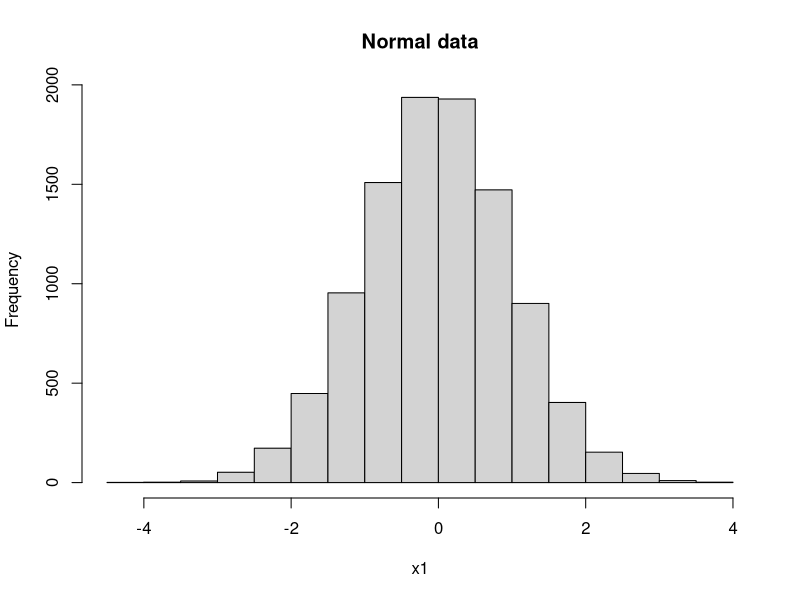
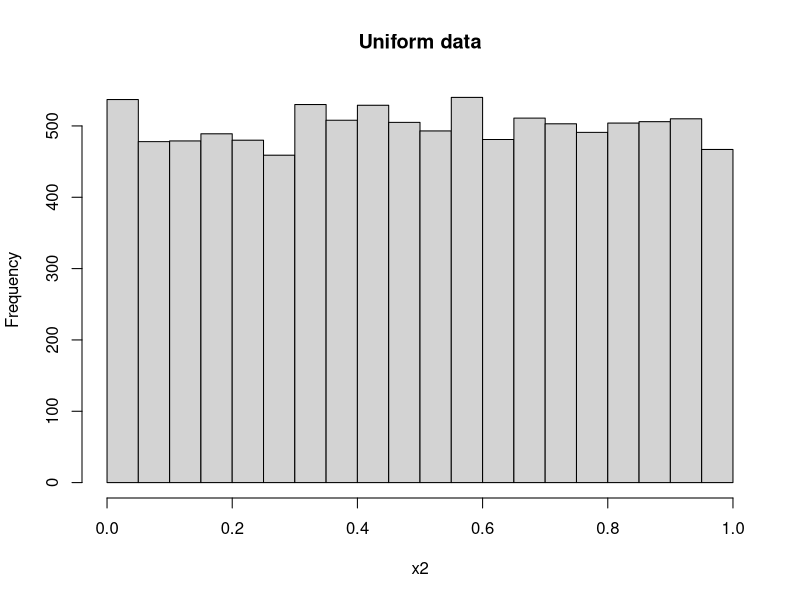
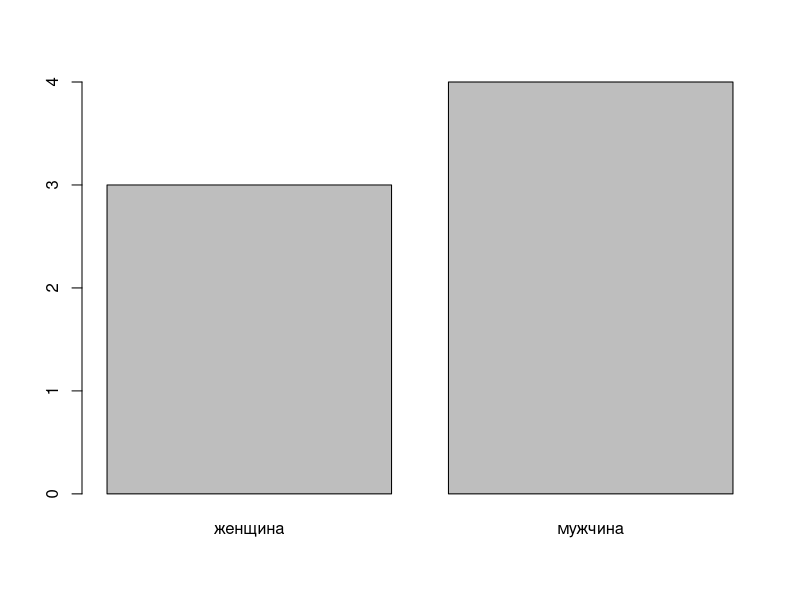
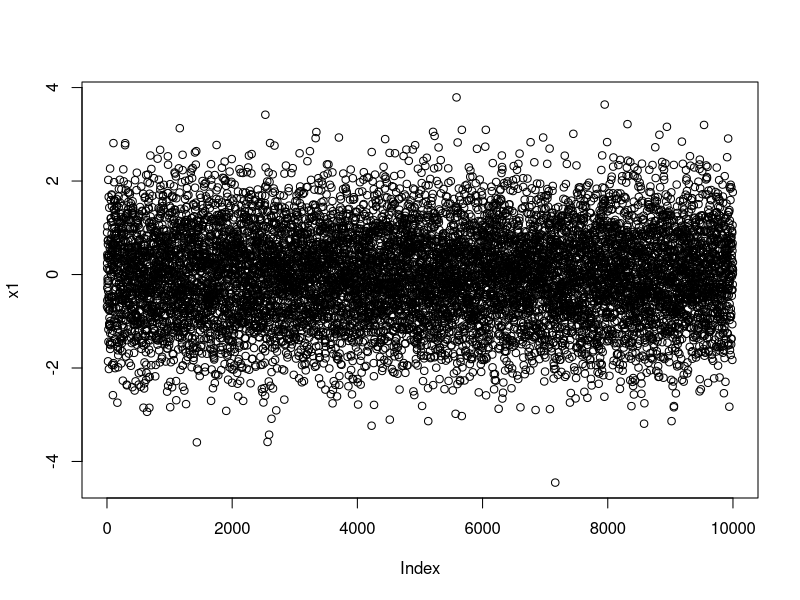
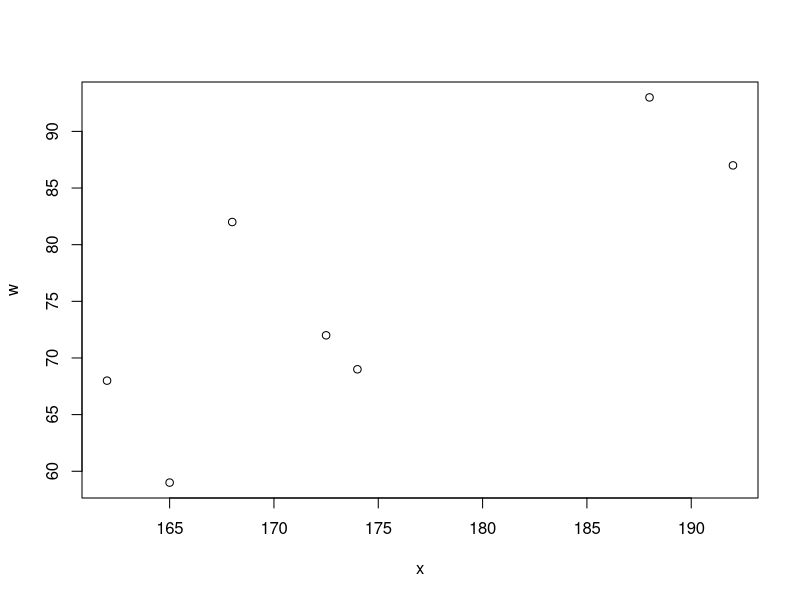
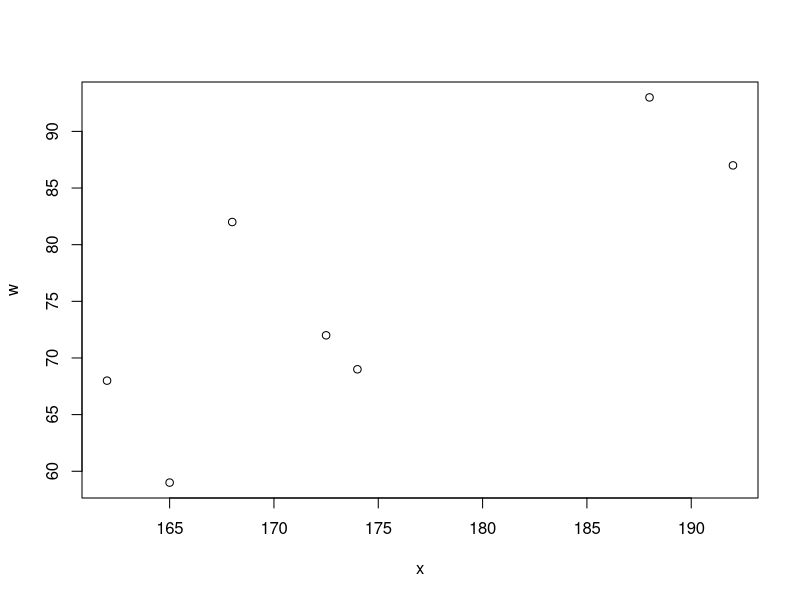
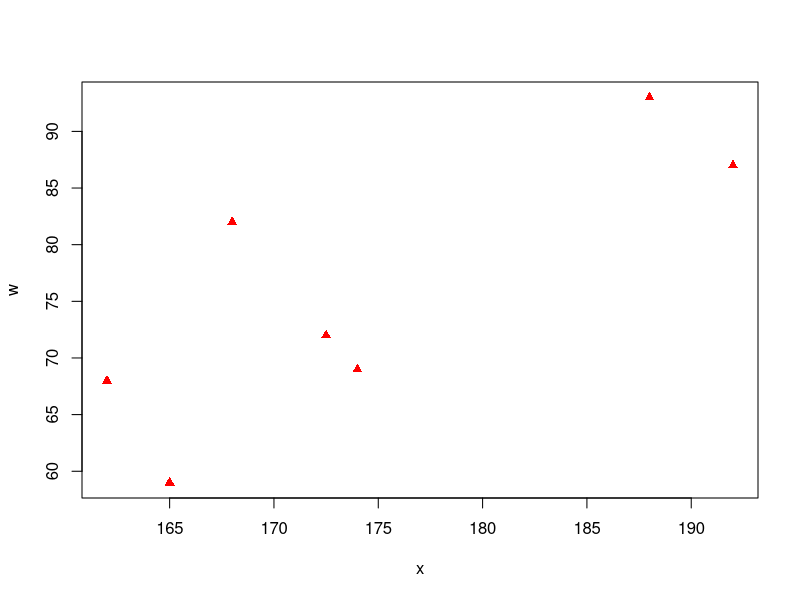
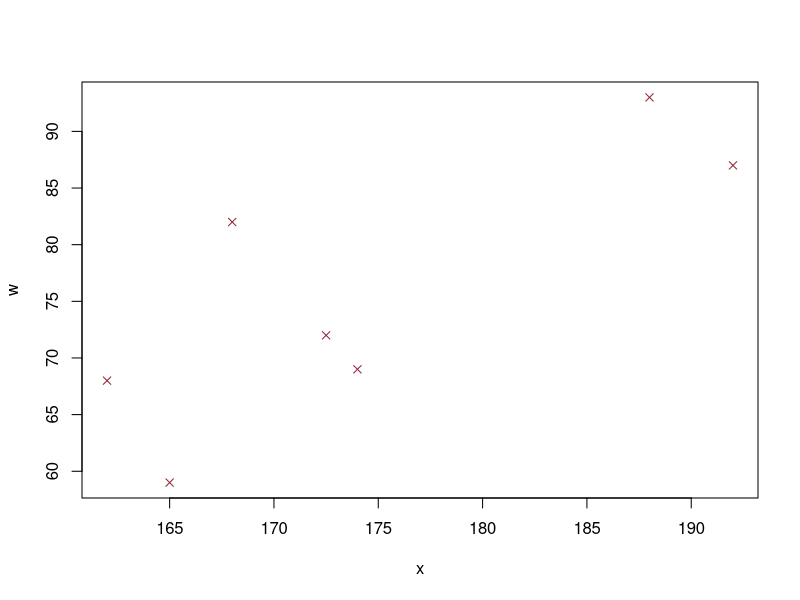

Reproduce these figures in R, in order.
#############################################################
#                                                           #
#                      Типы данных в R                      #
#                                                           #
#############################################################


###### НЕПРЕРЫВНЫЕ ДАННЫЕ ######


## В R все даннные представлют в виде векторов (даже при работе с табличными данными,
## к конкретным столбцам, строкам или элементам таблицы мы обращаемся как к векторам)

# Создадим два вектора: x и w, в которые запишем какое-то количество чисел, в данном случае 7
#
# Общая схема создания переменной:
#
#     переменная <- что-либо, 
#     
#  где "<-" - оператор присвоения

x <- c(174, 162, 188, 192, 165, 168, 172.5)

w <- c(69, 68, 93, 87, 59, 82, 72)

# Функция c() позволяет комбинировать отдельные элементы в вектор
# 
# Общий вид любой функции: функция(аргумент1 = значение, аргумент2 = значение...)
#
# Для получения справки о ЛЮБОЙ функции можно воспользоваться "?", например:

?c
?str
?is.numeric


# Правила для выбора названия для переменной:
#
#   1. Использовать латинские символы, цифры и точку (переменная не должна начинаться
#      с цифры) 
#   2. Помнить, что R чувствителен к регистру (X и x - разные символы -> разные переменные)
#   3. Не давать уже имеющиеся имена других переменных, функций и т.д. (только в случае, если
#      вы хотите переписать переменную)
#
# Также, стоит помнить, что результат выполнения любой функции можно (и нужно) записывать в
# в переменные, иначе результат выполнения функции будет просто выведен в консоли


# Проверим, что из себя представляет переменная x с помощью функции str()

str(x)

      # num [1:7] 174 162 188 192 165 ...

# Видим, что переменная x хранит в себе числовой (num) вектор длинной 7 ([1:7])

# Помимо функции str() ниже будет ряд функций, которые могут быть полезны (особенно
# при работе с циклами, но об этом не в этом занятии)

ls()            # Возвращает список уже имеющихся переменных 
min(x)          # Возвращается минимальное значение вектора
max(x)          # Возвращает максимальное значение вектора
is.numeric(x)   # Проверяет, является ли переменная (вектор) числовой
is.vector(x)    # Проверяет, является ли переменная вектором
is.character(x) # Проверяет, является ли переменная (вектор) буквенной


# Помимо ручного ввода данных можно воспользоваться генерацией чисел 

y <- 1:10  # Генерация вектора чисел от 1 до 10

y <- seq(from = 1, to = 10, by = 0.1) # Функция seq() создаст последовательность
                                      # чисел от 0 до 10 с шагом 0.1
                                      # Также, функцию можно использовать не явно
                                      # указывая параметры: seq(1, 10, 0.1)

y <- seq(100, 5, -5) # Для создания последовательности числе в порядке уменьшения
                     # параметр by должен быть отрицательным

# Помимо простых прогрессий R позволяет генерировать числа, подчиняющиеся тому
# или иному закону распределения. В частности, создадим переменную x1, в которую
# запишем 10000 чисел, подчиняющихся закону нормального распределения

x1 <- rnorm(10000)

# Также, создадим переменную x2, в которую запишем 10000 чисел, подчиняющихся 
# закону равномерного распределения

x2 <- runif(10000)

# На данном этапе обучения мы не будем говорить о различных способах и критериях
# проверки типа распределения, однако, в рамках знакомства с базовыми функциями R
# и с базовой графикой R следует упомянуть функцию hist(), которая будет отрисовывать
# гистограмму распределения данных. Гистограмма является самым простейшим и наименее 
# точным методом проверки типа распределения
# 
# Построим гистограммы векторов x1 и x2

hist(x1, main = 'Normal data')
hist(x2, main = 'Uniform data')

# Чтобы отрисовать два графика в одном поле можно воспользоваться функцией par()

par(mfrow=c(1,2))    # Два столбца, одна строка
par(mfrow=c(2,1))    # Две строки, один столбец

# После запуска функции par() нужно запустить функции hist() ещё раз
# Для возврата к обратным настройкам отрисовки графики выполните:

par(mfrow=c(1,1))


###### ШКАЛЬНЫЕ ДАННЫЕ ######


# Перепишем вектор y, записав в него какой-то случайный набор школьных оценок

y <- c(2,3,4,5,3,4,5,3,3,4,2)

# R будет считать, что он хранит в себе обычные числа (можно убедиться в этом
# воспользовавшись функцией str()), что неверно. Мы знаем, что этим числам предначертано
# быть шкалой, следовательно, числовой вектор нужно перевести в факторные:

y <- as.factor(y)  # также, рекомендую познакомиться с другими подобными функциями
                   # для перевода одного типа данных в другой, в частности:
                   #    as.numeric(), as.character(), as.vector() и т.д.

# Можно видеть, что переменная y стала факторной. Содержит в себе 4 уровня:
# "2", "3", "4" и "5". Для того, чтобы узнать это можно воспользоваться функцией str().

str(y)

# Также, для "вытаскивания" уровней из переменных, чтобы использовать их как параметры
# для других функций можно использовать функцию levels(). Чтобы получить список элементов,
# разделённых на уровни можно воспользоваться функцией as.numeric()

levels(y)
as.numeric(y)

# Помимо использования уже имеющихся в данных шкал, можно создавать собственные, 
# буквально разрезая, например, неприрывные данные на несколько честей.
# Для этого воспользуемся функцией cut()

xx <- cut(x, 3, labels = 1:3)  # Параметр labels использовался для того, чтобы переменная
                               # выглядела более "причёсанной". Чтобы понять, для чего это
                               # было сделано и как сделать по-другому, запустите '?cut'
                               #                                             (ковычки уберите)


###### КАТЕГОРИАЛЬНЫЕ ДАННЫЕ ######

# Создадим категориальную буквенную переменную длинной в 7 элементов

gender <- c('мужчина', "женщина",  # Буквенные переменные следует заключать в ковычки
            'мужчина', "женщина",  # иначе вместо нормального результата выполнения функции
            'мужчина', "женщина",  # c() R выдаст ошибку
            "мужчина")

# Для дальнейшего удобства любую категориальную переменную лучше сразу делать факторной

gender <- as.factor(gender)

###### БАЗОВАЯ ГРАФИКА ######

# Практически всю базовую графику в R можно выполнять с помощью функции plot().
# Обычно, эта функция довольно "умная" сама по себе и, в зависимости от того, какие
# данные вы зададите ей на отрисовку, она сама подберёт нужный тип графика.
# В частности, если запустить:

plot(gender)

# можно видеть, что у вас автоматически отрисуется столбчатая диаграмма (barplot)
# по количеству "мужчин" и "женщин" в переменной gender/
# Или же если запустить

plot(x1)

# то по оси X будет порядковый номер элемента в переменной x1, а по оси Y - его значение

# Отрисуем график, в котором по оси X - переменная x, по оси Y - переменная w

plot(x = x, y = w)  # Здесь некоторые параметры также можно указывать неявно:

plot(x, w)

# На данном точечном графике можно менять цвет точек, тип точек, названия осей и тд (см. ?plot)
# Например, цвета (параметр col) можно указывать явно: английскими словами, RGB-кодом, 
# порядковым номером (внутренняя память R хранит в себе много интересного)
# Тип точки меняется порядковым номером (параметр pch)

plot(x, w, col = 'red', pch = 17)

plot(x, w, col = '#932134', pch = 4)

# Для того, чтобы на этом графике цветом и формой точки отобразить переменную gender можно 
# воспользоваться функцией as.numeric() (см. выше)

plot(x, w, 
     col = as.numeric(gender),
     pch = as.numeric(gender))

# В данном случае понятно, какие из получившихся точек отражают мужчин, а какие женщин, т.к.
# в переменной gender всего 7 элементов. Однако, если бы данных было гораздо больше, нам
# потребовалась бы легента - функция legend()

legend('bottomright',            # Расположение легенды на графике (см '?legend') 
       col = 1:2,                # Цвет точки на легенде. Почему 1 и 2 - см 'as.numeric(gender)'
       pch = 1:2,                # Форма точки на легенде. Почему 1 и 2 - см 'as.numeric(gender)'
       legend = levels(gender))  # В переменную legend записываем конкретные значения уровней
                                 # фактора с помощью функции levels()



################################## ДОМАШНЕЕ ЗАДАНИЕ #####################################
#                                                                                       #
#  Для того, чтобы выполнить домашнее задание придётся чуть чуть заглянуть в будущее,   #  
#  и познакомиться с таким типом данных в R, как data.frame. Тут нет ничего страшного,  #
#  просто ниже будет объяснено, как в переменную записать конкретную встроенную в R     #
#  таблицу и как к конкретным столбцам обратиться, чтобы использовать их в качестве     #
#  векторов.                                                                            #
#                                                                                       #
#########################################################################################

# Прежде, чем приступить к выполнению домашнего задания нужно записать встроенную (!)
# таблицу "mtcars" в какую-либо переменную. Назовём её df. Формально, к этой таблице
# можно обращаться напрямую, без записи в переменную, однако хочется на данные взглянуть
# своими глазами а не просто в консоли

df <- mtcars

# Для того, чтобы понять что вообще представляет из себя этот набор данных, сколько столбцов
# и что каждый из них значит можно воспользоваться '?mtcars'

# Для того, чтобы обратиться к конкретному столбцу как к вектору нужно использовать следующую
# нотацию:
#  
#      переменная$столбец
#
# Символ '$' появляется при нажатии Shift + 4 в английской раскладке

# Для примера, продемонстрирую как отрисовать гистограмму столбца qseq из этой таблицы

hist(df$qsec) # В сравнении с, например, hist(x1) ничего супер сложного

# Если при работе с таблицей и с указанной выше нотацией возникают сложности, можно запустить
# следующие 5 строк, чтобы облегчить себе жизнь. Эти строки запишут необходимые столбцы таблицы
# в отдельные переменные, которые будут храниться в памяти R

mpg <- mtcars$mpg
disp <- mtcars$disp
hp <- mtcars$hp
cyl <- mtcars$cyl
drat <- mtcars$drat

#### Непосредственно, задание ####

#1 Построить гистограммы mpg, disp, hp
   # Сделать график цветным, поиграться с nclass
   # Оси назвать по-русски. Ось Y назвать "частота"
#2 Построить точечные графики
   # mpg VS hp, mpg VS drat
   # Цветом обозначить cyl, disp (факторный!)
   # Добавить легенду

## Hints
# disp изначально представляет из себя неприрывные данные. Воспользуйтесь cut()
# Информацию про то, как поменять цвет графика, названия осей и т.д. можно найти
# запустив строки:

?hist
?plot










